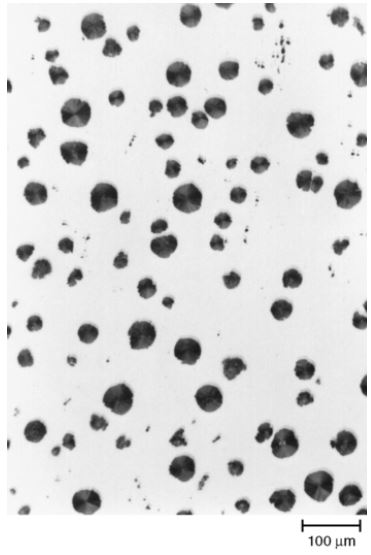
#> input picture Taller5/fe_nod.JPG, 371 x 555 px
$ jupyter execute --allow-errors Taller5.ipynb   (shell and % lines are left out)   (older library calls are emulated)
#> lines starting #> are read from the running program, lines starting #| are printed output that depends on the picture; after the words box and inside, x2 and y2 are one past the last pixel; in counts of white or black regions, pixels touching at a corner belong together
<h2 align="center">TALLER 5. INTRODUCCIÓN AL ANÁLISIS DE IMÁGEN</h2>

<div style="text-align:justify"> El presente archivo muestra el desarrollo del taller 5. En este taller se desarrolla tanto el ejemplo en clase de los círculos como el análisis de micrografía de una metalografía dada. Así, contenido del el taller 5 acerca de análisis de imágen se organiza de la siguiente manera: </div>

<div style="text-align: left">
<h4><a href="#punto1">1. Determinación del diámetro de una vesícula junto con su respectivo centroide</a></h4>
<h4><a href="#punto2">2. Granulometría: Determinación de del tamaño de esféras de grafito en hierro nodular</a></h4>  </div>
<h4><a href="#punto2">3. Bibliografía</a></h4>  </div>

[cell 1]
# Librerias importadas para el desarrollo del taller
%pylab inline
import scipy
from scipy import misc #Miscelanea
from scipy import ndimage # Librería Imágenes
import numpy as np
import matplotlib.pyplot as plt

from skimage import data, color
from skimage.transform import hough_circle, hough_circle_peaks
from skimage.feature import canny
from skimage.draw import circle_perimeter
from skimage.util import img_as_ubyte
from PIL import Image
from skimage import feature
import cv2
import seaborn as sns
import pandas as pd

<h4><a name="punto1">1. Determinación del diámetro de una vesícula junto con su respectivo centroide</a></h4>

<div style="text-align:justify">Tal como aparece en el enunciado, el objetivo de este ejercicio es hacer un reconocimiento de las dimensiones en vesículas lipídicas. Así, el propósito es lograr obtener tanto la posición del centroide de la vesícula como el diámetro de la misma (todo en medidas de pixeles debido a que no se conoce la escala exacta de la figura). Para ello, se utiliza la figura 1 entregada en clase, la cual muestra una fotografía monocromática con ruido de una vesícula lipídica.</div>

 </img>
<p></p>
<div style="text-align:center"><b>Figura 1. Vesícula lipídica dada en clase</b></div>

<div style="text-align:justify"> Con base en esta figura se procede a realizar el análisis de imágen de la vesícula. Para  ello, se empieza por realizar un filtro gaussiando. Esto con el objetivo de hacer más visible el borde de la vesícula para aplicar el filtro canny. Dicho esto, en la figura 2a se observa el filtro aplicado. En este caso, se utilizó un filtro con $\sigma=1.8$. El valor de este parámetro se obtuvo iterando hasta obtener uno en el que filtro canny (con un parámetro de $\sigma = 3.0$) reconociera el borde del circulo de manera correcta. Cabe aclarar que antes de aplicar los filtros fue necesario pasar la imagen a blanco y negro, lo cual se puede visualizar en el código. Así, la figura 2 muestra el filtro gaussiando y el filtro canny utilizados:</div>

#> (a cell that did not finish here is left out)

 </img>
<p></p>
<div style="text-align:center"> <b>Figura 2. Filtro gaussiano y filtro canny aplicados sobre la vesícula</b> </div>

<div style="text-align:justify"> Posterior a esto, se procede a hacer el filtro hough. Este filtro consiste en iterar valores de una diámetros definidos soobre los gradientes de color de la imagen obtenida después del cannny. Así, se realiza el filtro desde los radios $r_1=210\ ppx$ y $r_2=350\ ppx$. Así, con este filtro se obtiene la imagen completa del borde de la vesícula (figura 3b). Luego de esto, se procede a calcular la posición del centroide (centro_x y centro_y) y se grafica lo obtenido sobre la imagen original.</div>

[cell 3]
hough_radii = np.arange(210, 350, 2) #radio iterado mediante el filtro
#> (the rest of this cell did not finish here and is left out)

[cell 4]
fig, (ax1, ax2, ax3) = plt.subplots(nrows=1, ncols=3, figsize=(12, 4),
                                    sharex=True, sharey=True)
#> (the rest of this cell did not finish here and is left out)

 </img>
<p></p>
<div style="text-align:center"> <b>Figura 3. Aplicación del filtro Hough para hallar el borde completo de la vesícula junto con su centroide.</b> </div>

<div style="text-align:justify"> Con base en lo anterior, al observar la figura 3c es posible inferir que los radios elegidos para la iteración fueron correctos, al igual que los parámetros $\sigma$ de los filtros gaussiando y canny. Así, se puede observar que el borde obtenido con el filtro hough se ajusta de una manera bastante precisa al borde real de la imagen, presentando algunas desviaciones cerca al borde derecho de la figura. Para mejorar la precisión, se podría hacer los siguiente:a) agregar otro tipo de filtros como un aumento de contraste y brillo que permitan evitar estos errores; b) variar nuevamente los parámetros $\sigma$ y los radios hasta encontrar los que se aproximen más a la imagen real.</div>

<h4><a name="punto2">2. Granulometría: Determinación del tamaño de inclusiones de grafito en hierro nodular</a></h4>

<div style="text-align:justify">Luego de haber realizado el filtro hough con una sola imagen, lo siguiente es aplicarlo a un caso de ingeniería. De esta manera, el procedimiento anterior se realizará nuevamente, pero esta vez para una granulometría. De esta manera, la imagen a utilizar es un hierro nodular fundido cuya superficie ha sido pulida, tal como se observa en la figura 4a. Así, el objetivo del ejercicio es encontrar el tamaño de las inclusiones de carbono sobre la superficie en una de sus formas alotrópicas más conocidas: grafito. Con estos resultados se procederá a realizar un histograma de dicho tamaño.Teniendo en cuenta esta imagen, se procede a pasar el formato de colores a un formato binario, de tal forma que la imagen solo quede con dos colores (figura 4b).</div>

[cell 5]
fe_nodular = cv2.imread('fe_nod.JPG')
#> fe_nodular is the input picture: shape (555, 371, 3); min 0, max 255, mean 216.9
nod_bin = cv2.cvtColor(fe_nodular,cv2.COLOR_BGR2GRAY)
ret, thresh = cv2.threshold(nod_bin,0,255,cv2.THRESH_BINARY_INV+cv2.THRESH_OTSU)
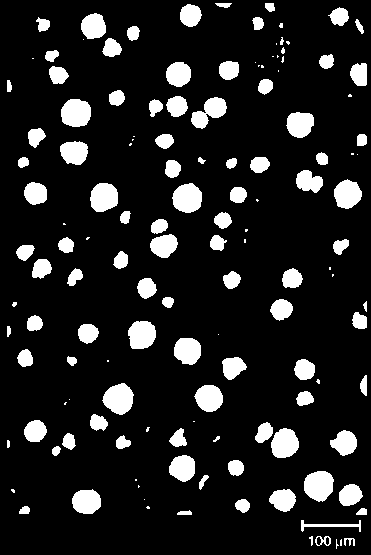
#> thresh: shape (555, 371); 12.9% white; 139 white regions (40 under 20 px), largest, box (x1, y1, x2, y2) and area: (304, 471, 334, 502) 717, (102, 383, 134, 415) 716, (172, 183, 202, 213) 694
#> ret = 160

fig, axes = plt.subplots(1, 2, figsize=(15,5))
axes[0].imshow(fe_nodular); axes[0].set_title('a) Imagen original de hierro nodular pulido a escala 100x')
axes[1].imshow(thresh); axes[1].set_title('b) Imagen obtenida en formato de colores binario')
plt.close()
fig.savefig('figura4', bbox_inches='tight');

 </img>
<p></p>
<div style="text-align:center"> <b>Figura 4. Imagen de la metalografía de un hierro nodular pulido en formato de colores original y en formato binario [1]. Este hierro fundido tiene una composición de (Fe-3.6%C-2.9%Si-0.14%Mn-0.04%P-0.02%S-0.16%Ni-0.06%Mg)</b> </div>

<div style="text-align:justify">Posterior a esto, se procede a eliminar el ruido de la imagen. En este caso, se considera ruido a todas aquellas zonas y puntos de color negro que no tienen el tamaño apropiado para hacer parte del análisis. Para saber esto, se itera el parámetro de la transformada sobre la línea 8 del código mostrado [2]. Así, se obtuvo un parámetro de 0.5 para eliminar el ruido, obteniendo dos imágenes: una imagen más limpia (figura 5a) y una con todos sus bordes delimitados (figura 5b).</div>

[cell 6]
# noise removal
kernel = np.ones((3,3),np.uint8)
opening = cv2.morphologyEx(thresh,cv2.MORPH_OPEN,kernel, iterations = 2)
#> opening: shape (555, 371); 12% white; 84 white regions, largest, box (x1, y1, x2, y2) and area: (304, 471, 333, 501) 711, (103, 384, 133, 414) 705, (61, 99, 91, 127) 693
# sure background area
sure_bg = cv2.dilate(opening,kernel,iterations=3)
#> sure_bg: shape (555, 371); 22.3% white; 73 white regions, largest, box (x1, y1, x2, y2) and area: (146, 93, 229, 131) 1978, (301, 468, 370, 518) 1967, (253, 420, 302, 461) 1464
# Finding sure foreground area
dist_transform = cv2.distanceTransform(opening,cv2.DIST_L2,5)
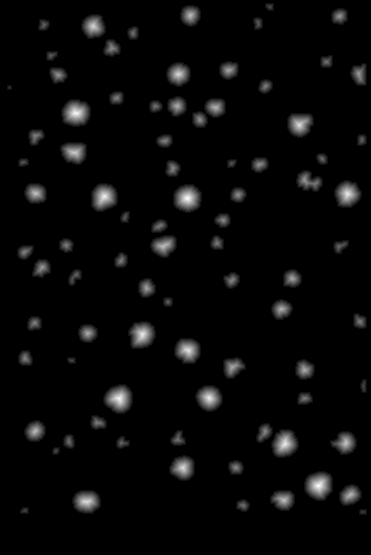
#> dist_transform: shape (555, 371) float32; min 0, max 14.18, mean 0.467; drawn with min black and max white
ret, sure_fg = cv2.threshold(dist_transform,0.4*dist_transform.max(),255,0)
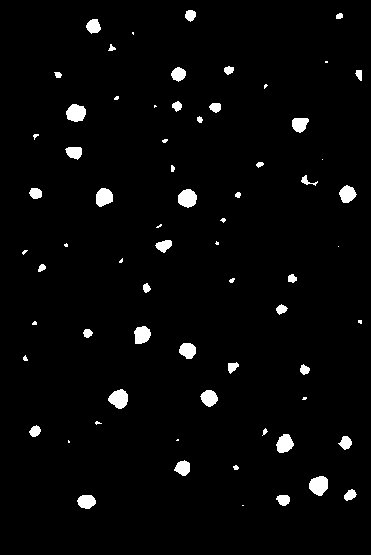
#> sure_fg: shape (555, 371) float32; 2.8% white; 68 white regions (22 under 20 px), largest, box (x1, y1, x2, y2) and area: (309, 476, 328, 496) 289, (108, 389, 128, 409) 282, (66, 104, 86, 122) 277
#> ret = 5.67
# Finding unknown region
sure_fg = np.uint8(sure_fg)
unknown = cv2.subtract(sure_bg,sure_fg)
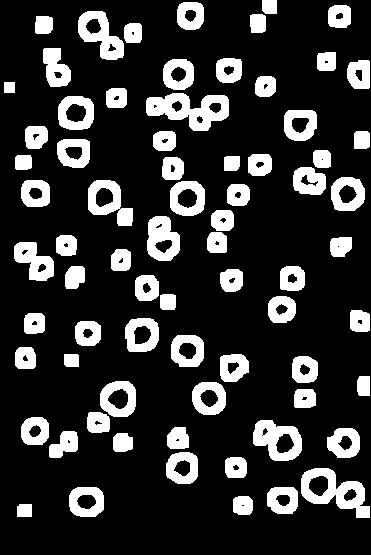
#> unknown: shape (555, 371); 19.5% white; 73 white regions, largest, box (x1, y1, x2, y2) and area: (146, 93, 229, 131) 1778, (301, 468, 370, 518) 1578, (253, 420, 302, 461) 1198

[cell 7]
fig, axes = plt.subplots(1, 2, figsize=(15,5))
axes[0].imshow(sure_fg); axes[0].set_title('a) Imagen con ruido filtrado')
axes[1].imshow(unknown); axes[1].set_title('b) Imagen con los bordes demarcados')
plt.close()
fig.savefig('figura5', bbox_inches='tight');

</img>
<p></p>
<div style="text-align:center"><b>Figura 5. Imagenes de la metalografía luego de remover el ruido sobre la figura 4b y delimitar los bordes de las inclusiones de carbono</b></div>

<div style="text-align:justify"> A partir de lo anterior se procede a superponer la imagen 5b con la imagen original con el fin de observar la precisión con la cual se estan delimitando los bordes de las inclusiones. Esto se puede observar en la figura 6.</div>

[cell 8]
# Marker labelling
ret, markers = cv2.connectedComponents(sure_fg)
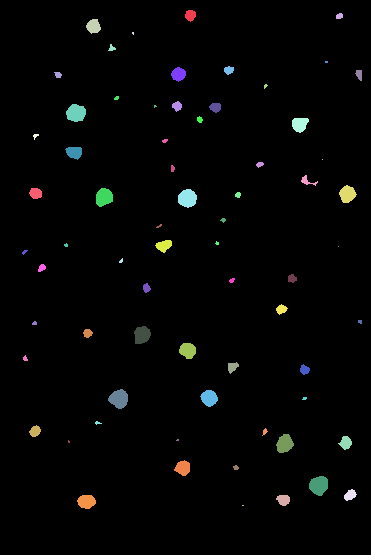
#> markers: shape (555, 371) int32; 69 distinct labels, from 0 to 68; one colour per label, 0 black
#> ret = 69
# Add one to all labels so that sure background is not 0, but 1
markers = markers+1
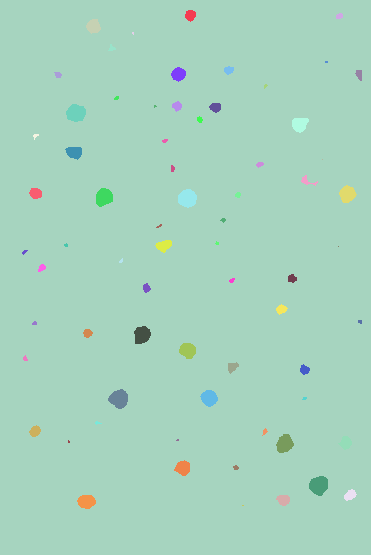
#> markers: shape (555, 371) int32; 69 distinct labels, from 1 to 69; one colour per label, 0 black
# Now, mark the region of unknown with zero
markers[unknown==255] = 0
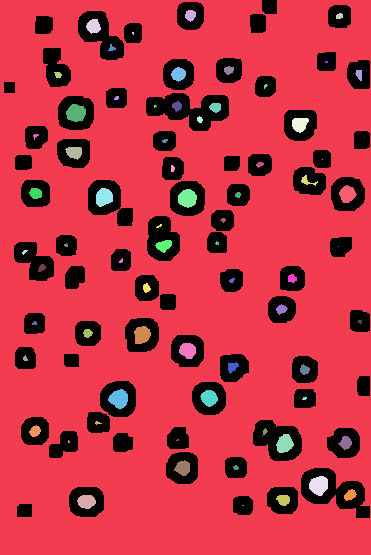
#> markers: shape (555, 371) int32; 70 distinct labels, from 0 to 69; one colour per label, 0 black
markers = cv2.watershed(fe_nodular,markers)
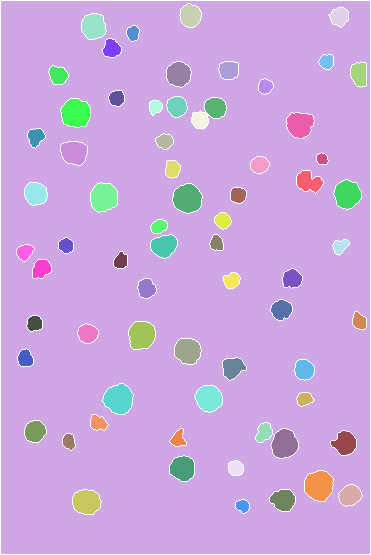
#> markers: shape (555, 371) int32; 70 distinct labels, from -1 to 69; one colour per label, 0 black, -1 white
fe_nodular[markers == -1] = [255,0,0]
plt.imshow(fe_nodular)
plt.savefig('figura6', bbox_inches='tight');
plt.close()

  </img>
<p></p>
<div style="text-align:center"> <b>Figura 6. Imagen de la metalografía del hierro nodular con las inclusiones de grafito delimitadas </b> </div>

<div style="text-align:justify"> Como se puede observar, los limites son bastante precisos, por lo cual se procede a calcular el tamaño de las inclusiones. Para ello, primero se procede preparar la imagen con la que se va a realizar el filtro hough. En este caso, se quita el color de la figura 6 y se deja solo los bordes delimitados sobre la imagen. Luego, se procede a realizar el filtro hough para esta última imagen (figura 7). Los parámetros del filtro se calcularon iterando los valores, de tal forma que se lograra obtener una aproximación aceptable para calcular el tamaño de las inclusiones mediante el conteo de las mismas. </div>

[cell 9]
fe_nodular[markers == -1] = [255,255,255]; fe_nodular[markers != -1] = [0,0,0]
#> after `fe_nodular[markers != -1] = [0, 0, 0]`:
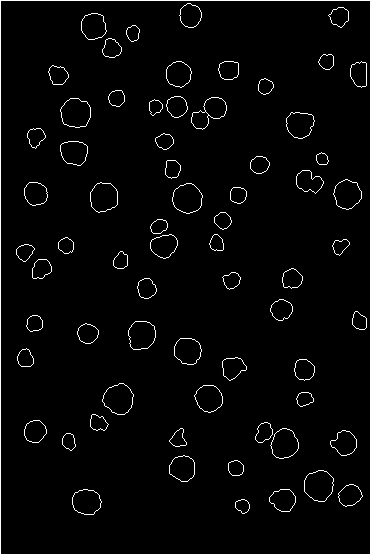
#> fe_nodular: shape (555, 371, 3); 2.9% white in thin lines or dots
np.save('inclusiones',fe_nodular); hf = np.load('inclusiones.npy')
hf = color.rgb2grey(hf)

hough_radii = np.arange(6, 35, 1)
hough_res = hough_circle(hf, hough_radii)
accums, cx, cy, radii = hough_circle_peaks(hough_res, hough_radii,total_num_peaks=120)
fe = cv2.imread('fe_nod.JPG')
fig, ax = plt.subplots(ncols=1, nrows=1, figsize=(10, 10)); completa = color.gray2rgb(fe)
for center_y, center_x, radius in zip(cy, cx, radii):
    circy, circx = circle_perimeter(center_y, center_x, radius)
    completa[circy, circx] = (220, 20, 255)

#> (the rest of this cell did not finish here and is left out)

  </img>
<p></p>
<div style="text-align:center"> <b>Figura 7. Imagen de la metalografía del hierro nodular con las inclusiones de grafito delimitadas luego del filtro hough </b> </div>

<div style="text-align:justify"> Al observar la figura 7 es posible decir que, a pesar de que la aproximación realizada mediante el filtro hough fue aceptable, no fue posible demarcar los limites de todas las inclusiones de grafito. Esto se debe a que no todas las inclusiones son perfectamente circulares, lo cual hace que el filtro no los reconozca correctamente. Adicional a esto, es posible decir que hay algunos límites de inclusiones que se repiten (círculos concéntricos sobre la misma inclusión). Esto significa que al filtro le tomó multiples iteraciones para reconocer inclusiones que no eran tan circulares, de tal forma que la siguiente mejor iteración antes de reconocer estas inclusiones era aquella que estaba cercana a un círculo ya reconocido. Debido a esto, el histograma realizado a continuación (figura 8) va a presentar un pequeño error ya que incluye partículas de grafito que no existen. Con base en esto, se realiza el histograma correspondiente. Para ello, se utiliza la escala de $100\ \mu m$ que se puede apreciar en la imagen original del hierro nodular para convertir los pixeles. Así, la conversión de unidades es la siguiente:</div>

<div style="text-align:center"> $1\ pixel*\frac{100\ \mu m}{58\ pixeles} = 1.72\frac{\mu m}{pixeles}\ \longrightarrow 1\ pixel = 1.72\ \mu m $ </div>

<div style="text-align:justify">Con este factor de conversión, se realiza histograma correspondiente.</div>

[cell 10]
diametros = 2*radii*(100/58);
ax = sns.distplot(diametros, color='purple', kde=False, rug=True)
plt.xlabel("Tamaño de inclusión encontrada $(\mu m)$"); plt.ylabel("Frecuencia relativa")
plt.grid('on')
plt.savefig('figura8', bbox_inches='tight'); plt.close();
#> after `plt.savefig('figura8', bbox_inches='tight')`:
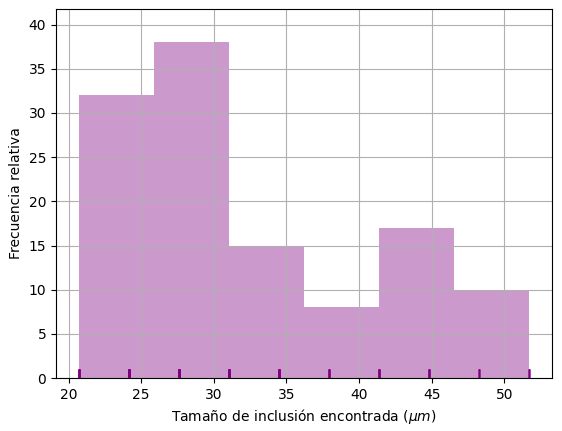
#> figure drawn by matplotlib, 1 panel; tallest bar 38 high, from x = 25.86 to 31.03

$ run again, with Taller5/figura2.png saved as Taller5/fe_nod.JPG
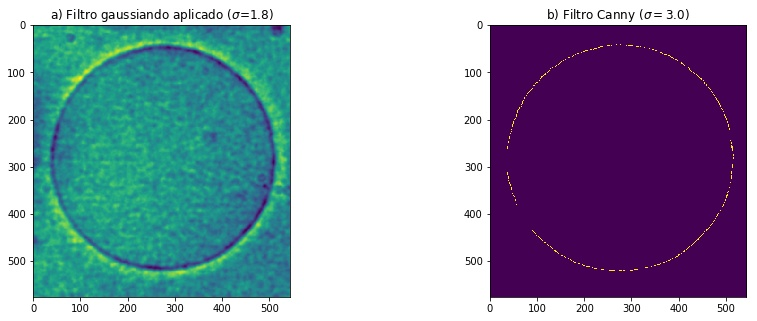
#> input picture Taller5/figura2.png, 757 x 321 px
#> fe_nodular is the input picture: shape (321, 757, 3); mean B, G, R 167.7, 147.5, 136.6
#> `ret, thresh = cv2.threshold(nod_bin,0,255,cv2.THRESH_BINARY_INV+cv2.TH..`:
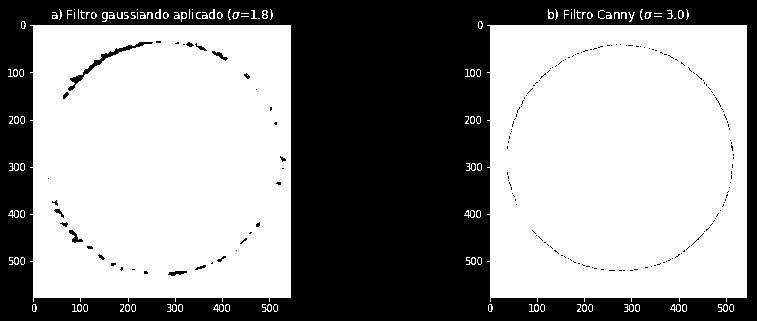
#> thresh: shape (321, 757); 58.3% white; 196 black regions (182 under 20 px), largest, box (x1, y1, x2, y2) and area: (0, 0, 757, 321) 99776, (68, 42, 153, 91) 397, (69, 230, 83, 243) 73
#> `ret, thresh = cv2.threshold(nod_bin,0,255,cv2.THRESH_BINARY_INV+cv2.TH..`: ret = 161
#> opening: shape (321, 757); 57.3% white; 150 black regions (139 under 20 px), largest, box (x1, y1, x2, y2) and area: (0, 0, 757, 321) 102402, (63, 41, 161, 99) 456, (52, 200, 68, 227) 93
#> sure_bg: shape (321, 757); 60.5% white; 1 black region, box (x1, y1, x2, y2) and area: (0, 0, 757, 321) 95964
#> `ret, sure_fg = cv2.threshold(dist_transform,0.4*dist_transform.max(),2..`: ret = 45.12
#> unknown: shape (321, 757); 48.1% white; 2 white regions, box (x1, y1, x2, y2) and area: (487, 22, 750, 301) 59084, (30, 22, 294, 301) 57862
#> `ret, markers = cv2.connectedComponents(sure_fg)`: ret = 3
#> `plt.savefig('figura8', bbox_inches='tight')`:
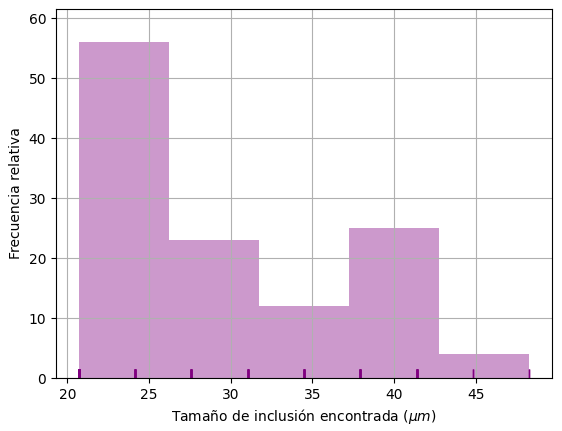
#> figure drawn by matplotlib, 1 panel; tallest bar 56 high, from x = 20.69 to 26.21

$ run again, with Taller5/figura3.png saved as Taller5/fe_nod.JPG
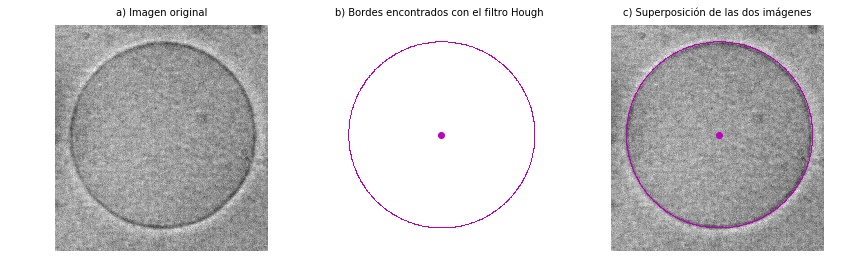
#> input picture Taller5/figura3.png, 862 x 280 px
#> fe_nodular is the input picture: shape (280, 862, 3); mean B, G, R 213.4, 212.5, 213.4
#> thresh: shape (280, 862); 40.5% white; 78 white regions (39 under 20 px), largest, box (x1, y1, x2, y2) and area: (611, 25, 824, 251) 47685, (55, 25, 268, 251) 47682, (348, 41, 535, 228) 653
#> `ret, thresh = cv2.threshold(nod_bin,0,255,cv2.THRESH_BINARY_INV+cv2.TH..`: ret = 203
#> opening: shape (280, 862); 39.2% white; 3 white regions, box (x1, y1, x2, y2) and area: (55, 25, 268, 251) 47249, (611, 25, 824, 251) 47219, (438, 132, 445, 139) 45
#> sure_bg: shape (280, 862); 42.2% white; 3 white regions, box (x1, y1, x2, y2) and area: (608, 22, 827, 254) 50808, (52, 22, 271, 254) 50806, (435, 129, 448, 142) 165
#> `ret, sure_fg = cv2.threshold(dist_transform,0.4*dist_transform.max(),2..`: ret = 15.66
#> unknown: shape (280, 862); 34.6% white; 3 white regions, box (x1, y1, x2, y2) and area: (52, 22, 271, 254) 41867, (608, 22, 827, 254) 41537, (435, 129, 448, 142) 165
#> `ret, markers = cv2.connectedComponents(sure_fg)`: ret = 14
#> `plt.savefig('figura8', bbox_inches='tight')`:
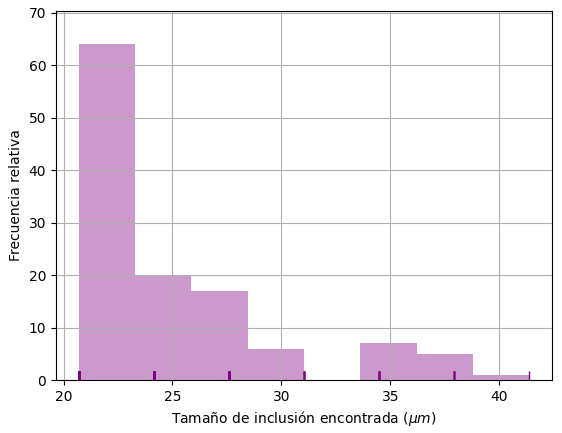
#> figure drawn by matplotlib, 1 panel; tallest bar 64 high, from x = 20.69 to 23.28
